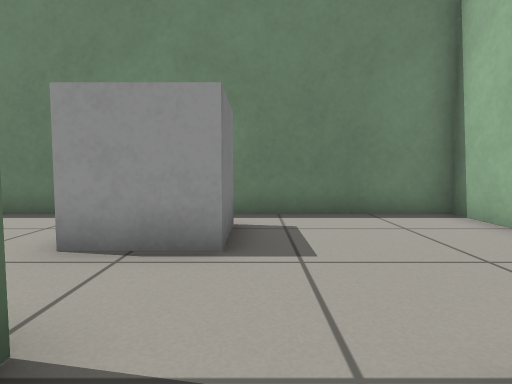
[1] (above)

24 first-person views from a walk through a Gazebo world. The camera is 0.5 m above the floor, tilts 4° down and sees 75° across. The floor is counted in squares, 0.5 m on a side. Each view is taken from the middle of a square. On the plan, view 1 faces up. The plan holds only what a view shows up to about 12 squares ahead; the rest is blank. Robots are left out.

[2]
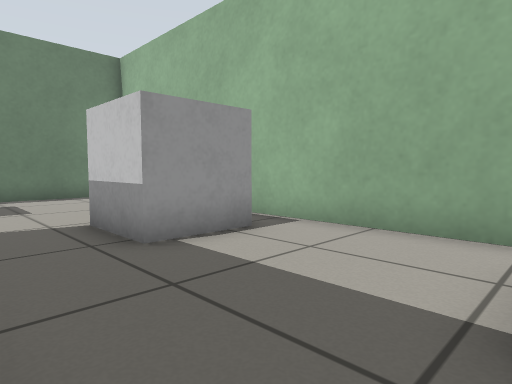

[3]
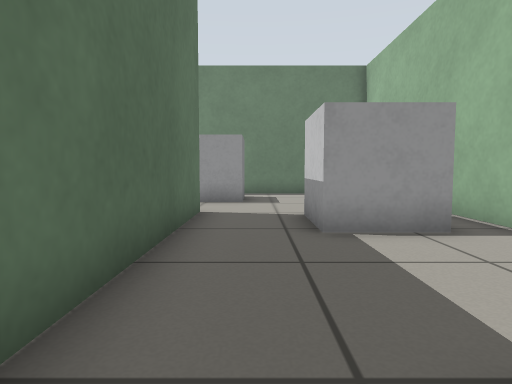

[4]
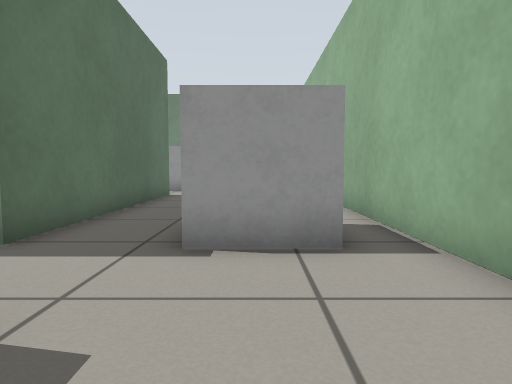

[5]
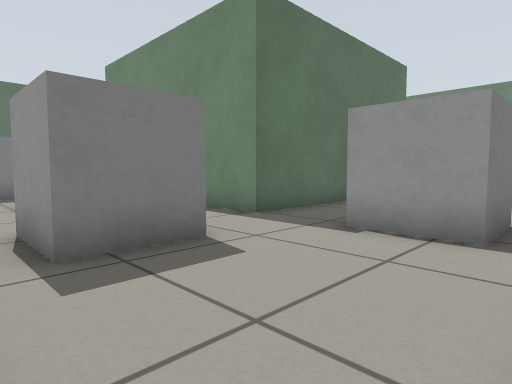

[6]
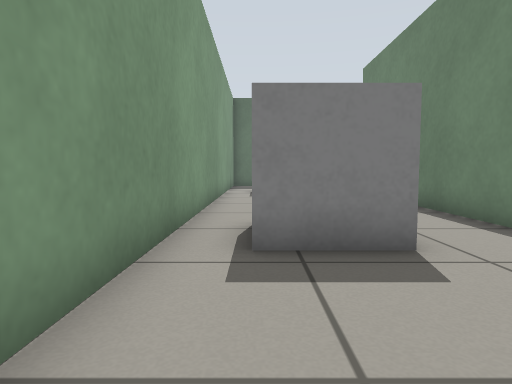

[7]
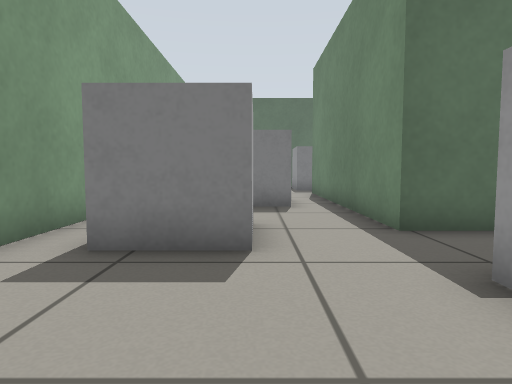

[8]
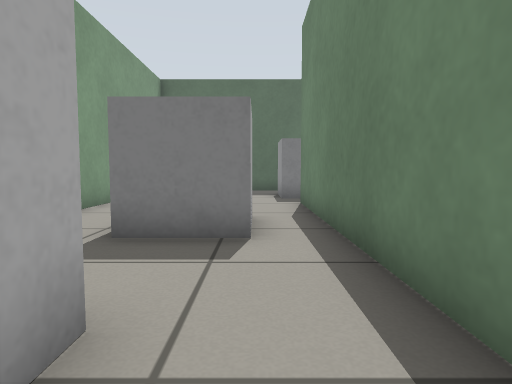

[9]
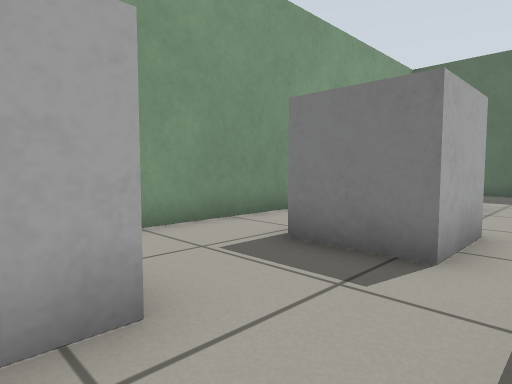

[10]
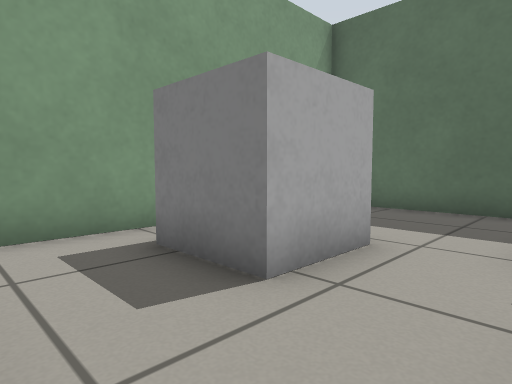

[11]
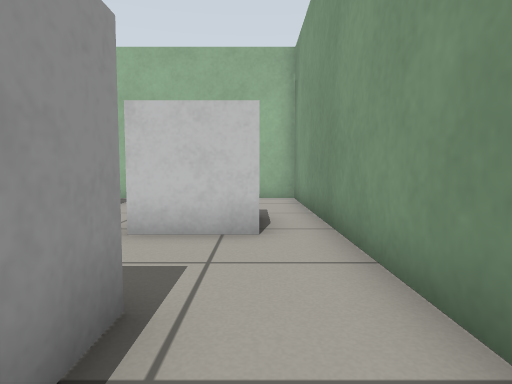

[12]
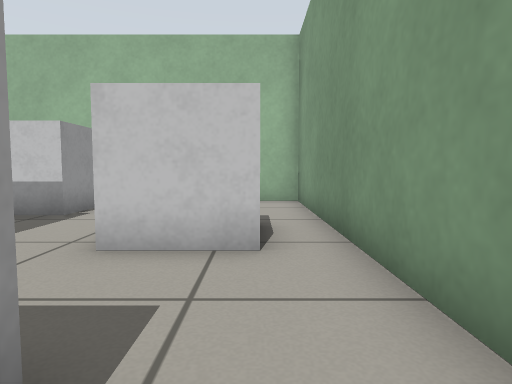

[13]
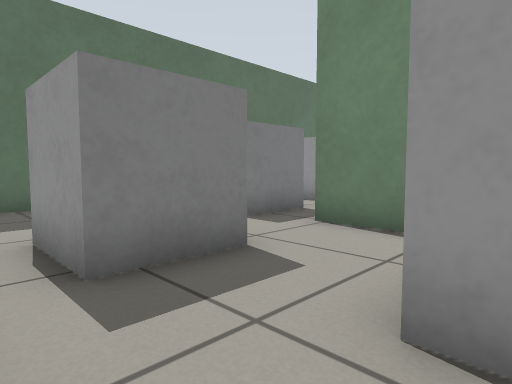

[14]
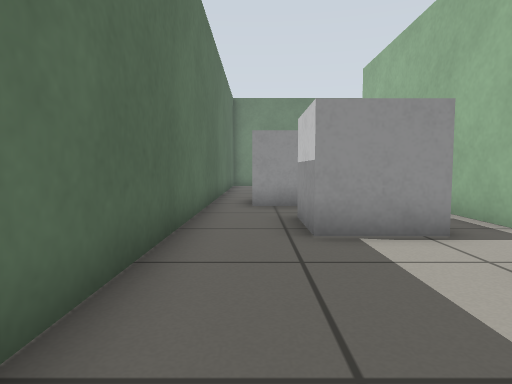

[15]
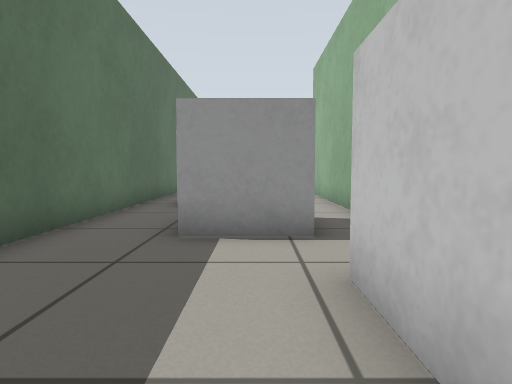

[16]
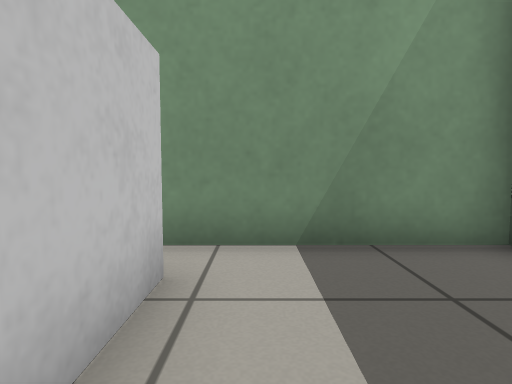

[17]
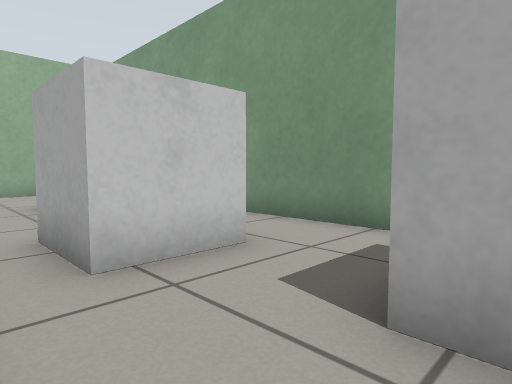

[18]
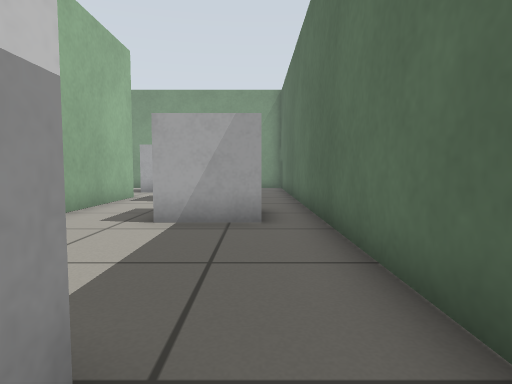

[19]
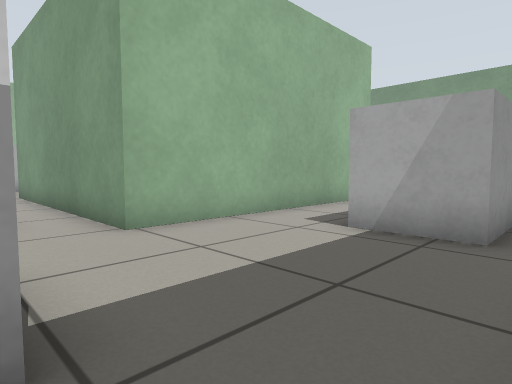

[20]
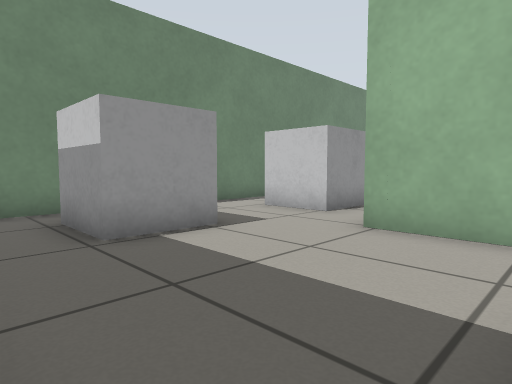

[21]
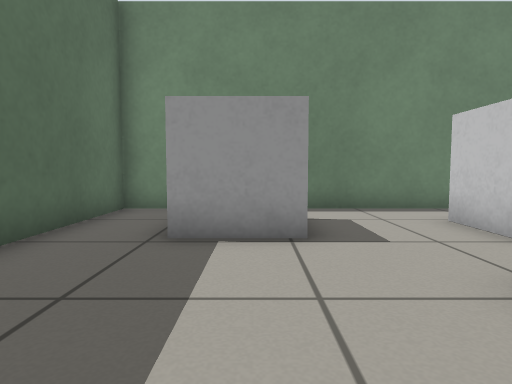

[22]
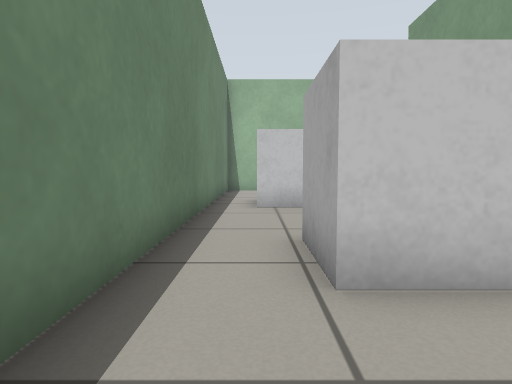

[23]
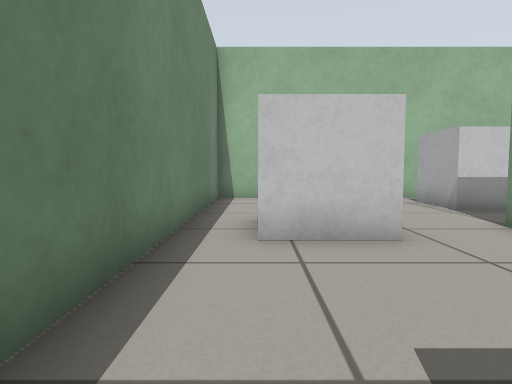

[24]
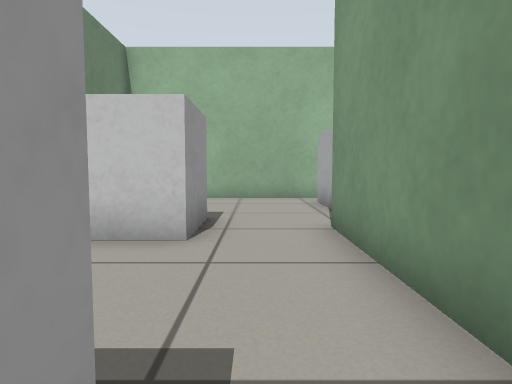

### Floor plan
Points are (right, up) in squares from view 1. A wall is a line through its corners. A room is listed if a view was taken in it or the views show most of it. See-through windows are left out.
Room 1 (view 1)
walls: (3.1, -0.9) (1, -0.9) (1, 1.1) (3.1, 1.1); (-1.3, 1.7) (-1.3, -4.5); (-0.4, 6) (-0.4, 4) (-1.4, 4); (4.3, -4.6) (4.3, 7.3) (-0.4, 7.3)
ways out: opening at (-0.5, -5.5) to room 2; opening at (4, -5) to room 2; opening at (-2, 2.5) to room 6; opening at (-1.5, 7) to room 6
Room 2 (views 2, 3, 4, 5, 6, 7, 8, 9)
walls: (0, -9) (0, -11) (-2, -11) (-2, -9) (-0.2, -9); (3.1, -4.9) (3.1, -6.9) (1, -6.9) (1, -5.8); (-1.3, -4.5) (-1.3, -6.7) (-2.5, -6.7); (-4.7, -8.1) (-4.7, -10.1); (-4.4, -12.3) (4.3, -12.3) (4.3, -4.6)
ways out: opening at (-0.5, -5.5) to room 1; opening at (4, -5) to room 1; opening at (-5.5, -11.5) to room 4; opening at (-3.5, -9.5) to room 7; opening at (-2, -7.5) to room 7
Room 3 (view 10)
walls: (-6.5, -6.7) (-9.7, -6.7)
ways out: opening at (-7.5, -9.5) to room 4; opening at (-9, -7.5) to room 6; opening at (-5.5, -7) to room 7
Room 4 (views 11, 12, 13)
walls: (-4.7, -10.1) (-6.7, -10.1) (-6.7, -8.1); (-9.1, -9) (-9.1, -11) (-11.1, -11); (-11.6, -12.3) (-4.4, -12.3)
ways out: opening at (-5.5, -11.5) to room 2; opening at (-7.5, -9.5) to room 3; opening at (-11, -12) to room 5
Room 5 (views 14, 15, 16, 20)
walls: (-11.1, -7.1) (-13.3, -7.1) (-13.3, -5.1); (-11.1, -11) (-11.1, -9); (-12.1, -3.1) (-14.1, -3.1) (-14.1, -1.1); (-15.3, -0.4) (-15.3, -12.3) (-11.6, -12.3)
ways out: opening at (-11, -12) to room 4; opening at (-15, -1) to room 6; opening at (-12.5, -4) to room 6; opening at (-11, -8) to room 6
Room 6 (views 17, 18, 19, 21, 22, 23, 24)
walls: (-11.2, 3.7) (-13.3, 3.7) (-13.3, 5.8); (-6.2, 3.3) (-8.3, 3.3) (-8.3, 5.3) (-6.2, 5.3); (-14.1, -1.1) (-12, -1.1); (-1.4, 4) (-2.4, 4) (-2.4, 6); (-11.1, -5.1) (-11.1, -7.1); (-0.4, 7.3) (-15.3, 7.3) (-15.3, -0.4); (-9.7, -6.7) (-9.7, 1.7) (-1.3, 1.7); (-11.1, -9) (-9.1, -9)
ways out: opening at (-2, 2.5) to room 1; opening at (-1.5, 7) to room 1; opening at (-9, -7.5) to room 3; opening at (-15, -1) to room 5; opening at (-12.5, -4) to room 5; opening at (-11, -8) to room 5
Room 7 (no view inside)
walls: (-2.5, -6.7) (-6.5, -6.7); (-6.7, -8.1) (-4.7, -8.1)
ways out: opening at (-3.5, -9.5) to room 2; opening at (-2, -7.5) to room 2; opening at (-5.5, -7) to room 3

Positions as (right, up) in squares from view 1, and headings:
1: (0, 0), facing up
2: (-1, -5), facing up-right
3: (0, -6), facing up
4: (2, -11), facing up
5: (4, -12), facing up-left
6: (4, -11), facing left
7: (4, -9), facing left
8: (0, -8), facing left
9: (-1, -7), facing down-left
10: (-7, -7), facing down-left
11: (-7, -11), facing right
12: (-6, -11), facing right
13: (-6, -12), facing up-left
14: (-14, -12), facing up
15: (-12, -12), facing up
16: (-12, -8), facing down
17: (-10, -7), facing down-right
18: (-14, 5), facing down
19: (-15, 4), facing down-right
20: (-15, -1), facing up-right
21: (-12, -1), facing up
22: (-11, 6), facing right
23: (-7, 6), facing right
24: (-7, 3), facing right
